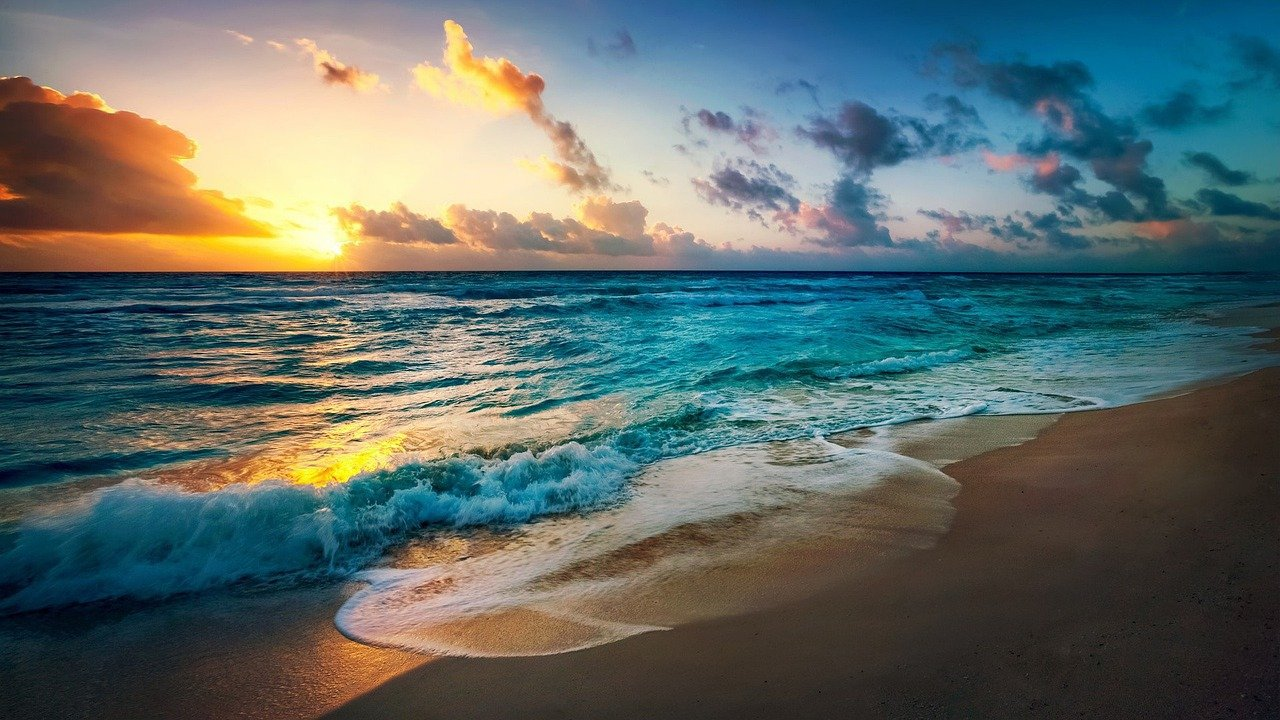
#> input picture Homework/beach.jpg, 1280 x 720 px
$ jupyter execute Homework1.ipynb
#> lines starting #> are read from the running program, lines starting #| are printed output that depends on the picture
[cell 1]
import numpy as np
import cv2

[cell 2]
img = cv2.imread('beach.jpg')
#> img is the input picture: shape (720, 1280, 3); mean B, G, R 104.4, 107.4, 94.6
ix, iy = 0, 0
drawing = False
mode = True

[cell 3]
cv2.imshow('image', img)
cv2.waitKey(0)
cv2.destroyAllWindows()

Homework 1 (~ 10/6) : trackbar, color chanel, text, box selection

[cell 4]
from multiprocessing import Value
from turtle import circle

# mouse callback function
def draw_rectangle(event,x,y,flags,param):
    global ix,iy,drawing,mode,img
    text = "Mouse position : (" + str(ix) + "," + str(iy) + ") - (" + str(x) + "," + str(y) + ")"
    if event == cv2.EVENT_LBUTTONDOWN:
        drawing = True
        ix,iy = x,y
        cv2.putText(img, text, (0,40), font, 1, (255,255,255), 1, cv2.LINE_AA)
    elif event == cv2.EVENT_MOUSEMOVE:
        if drawing == True:
            if mode == True:
                img = cv2.imread('beach.jpg')
                cv2.rectangle(img,(ix,iy), (x,y), (0,0,255), -1)
                cv2.putText(img, text, (0,40), font, 1, (255,255,255), 1, cv2.LINE_AA)
            else:
                cv2.circle(img,(x,y), 5, (255,0,0), -1)

    elif event == cv2.EVENT_LBUTTONUP:
        drawing = False
        cv2.rectangle(img, (ix,iy), (x,y), (0,0,255), -1)
        cv2.putText(img, text, (0, 40), font, 1, (255,255,255), 1, cv2.LINE_AA)

def nothing(x):
    pass

font = cv2.FONT_HERSHEY_SIMPLEX

cv2.namedWindow('Homework1')
cv2.setMouseCallback('Homework1',draw_rectangle)
cv2.createTrackbar('Value', 'Homework1', 0, 255, nothing)     # 옵션 순서("트랙바 이름", "윈도우창 제목", 최솟값, 최댓값, 콜백함수)

while(1):
    output = cv2.imread('beach.jpg')
    Value = cv2.getTrackbarPos('Value', 'Homework1')
    dst = cv2.addWeighted(img, Value/255, output, 0.5, -Value/255, 0.5)
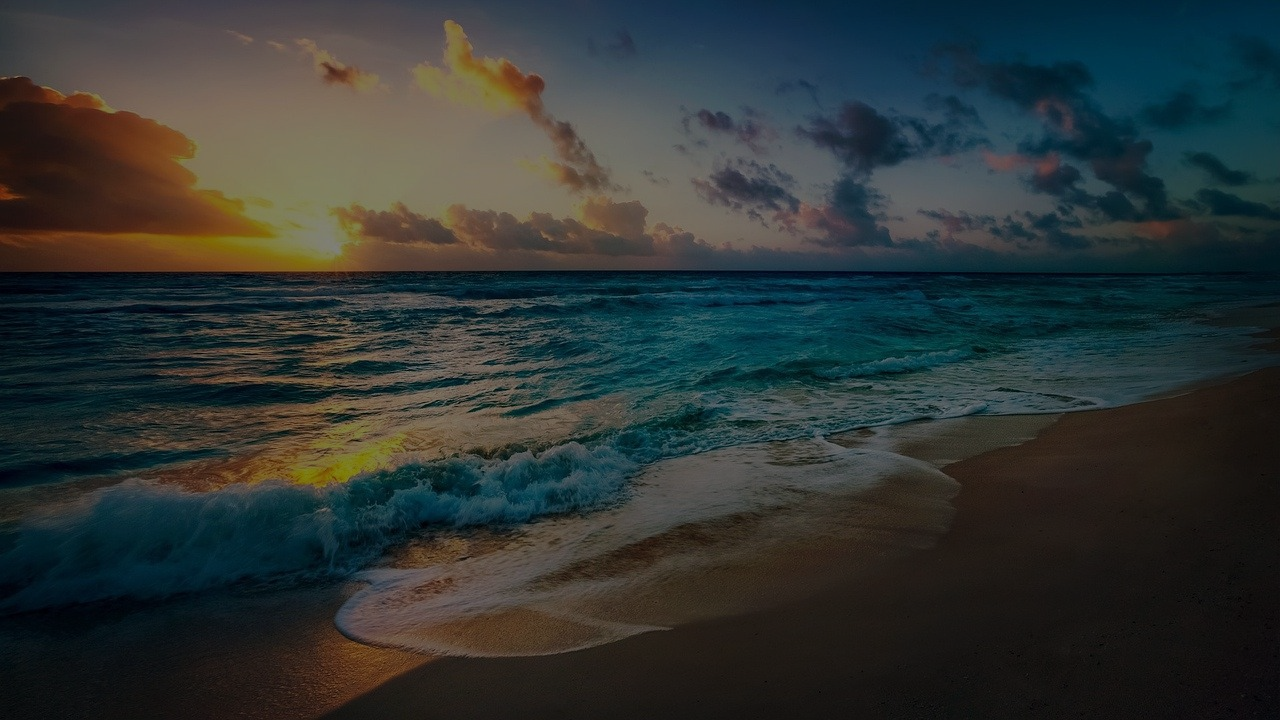
#> dst: shape (720, 1280, 3); mean B, G, R 52.2, 53.7, 47.3
    cv2.imshow('Homework1', dst)
    k = cv2.waitKey(1) & 0xFF
#> (key Esc is pressed here)
    if k == ord('m'):
        mode = not mode
    elif k == 27:
        break


cv2.destroyAllWindows()
